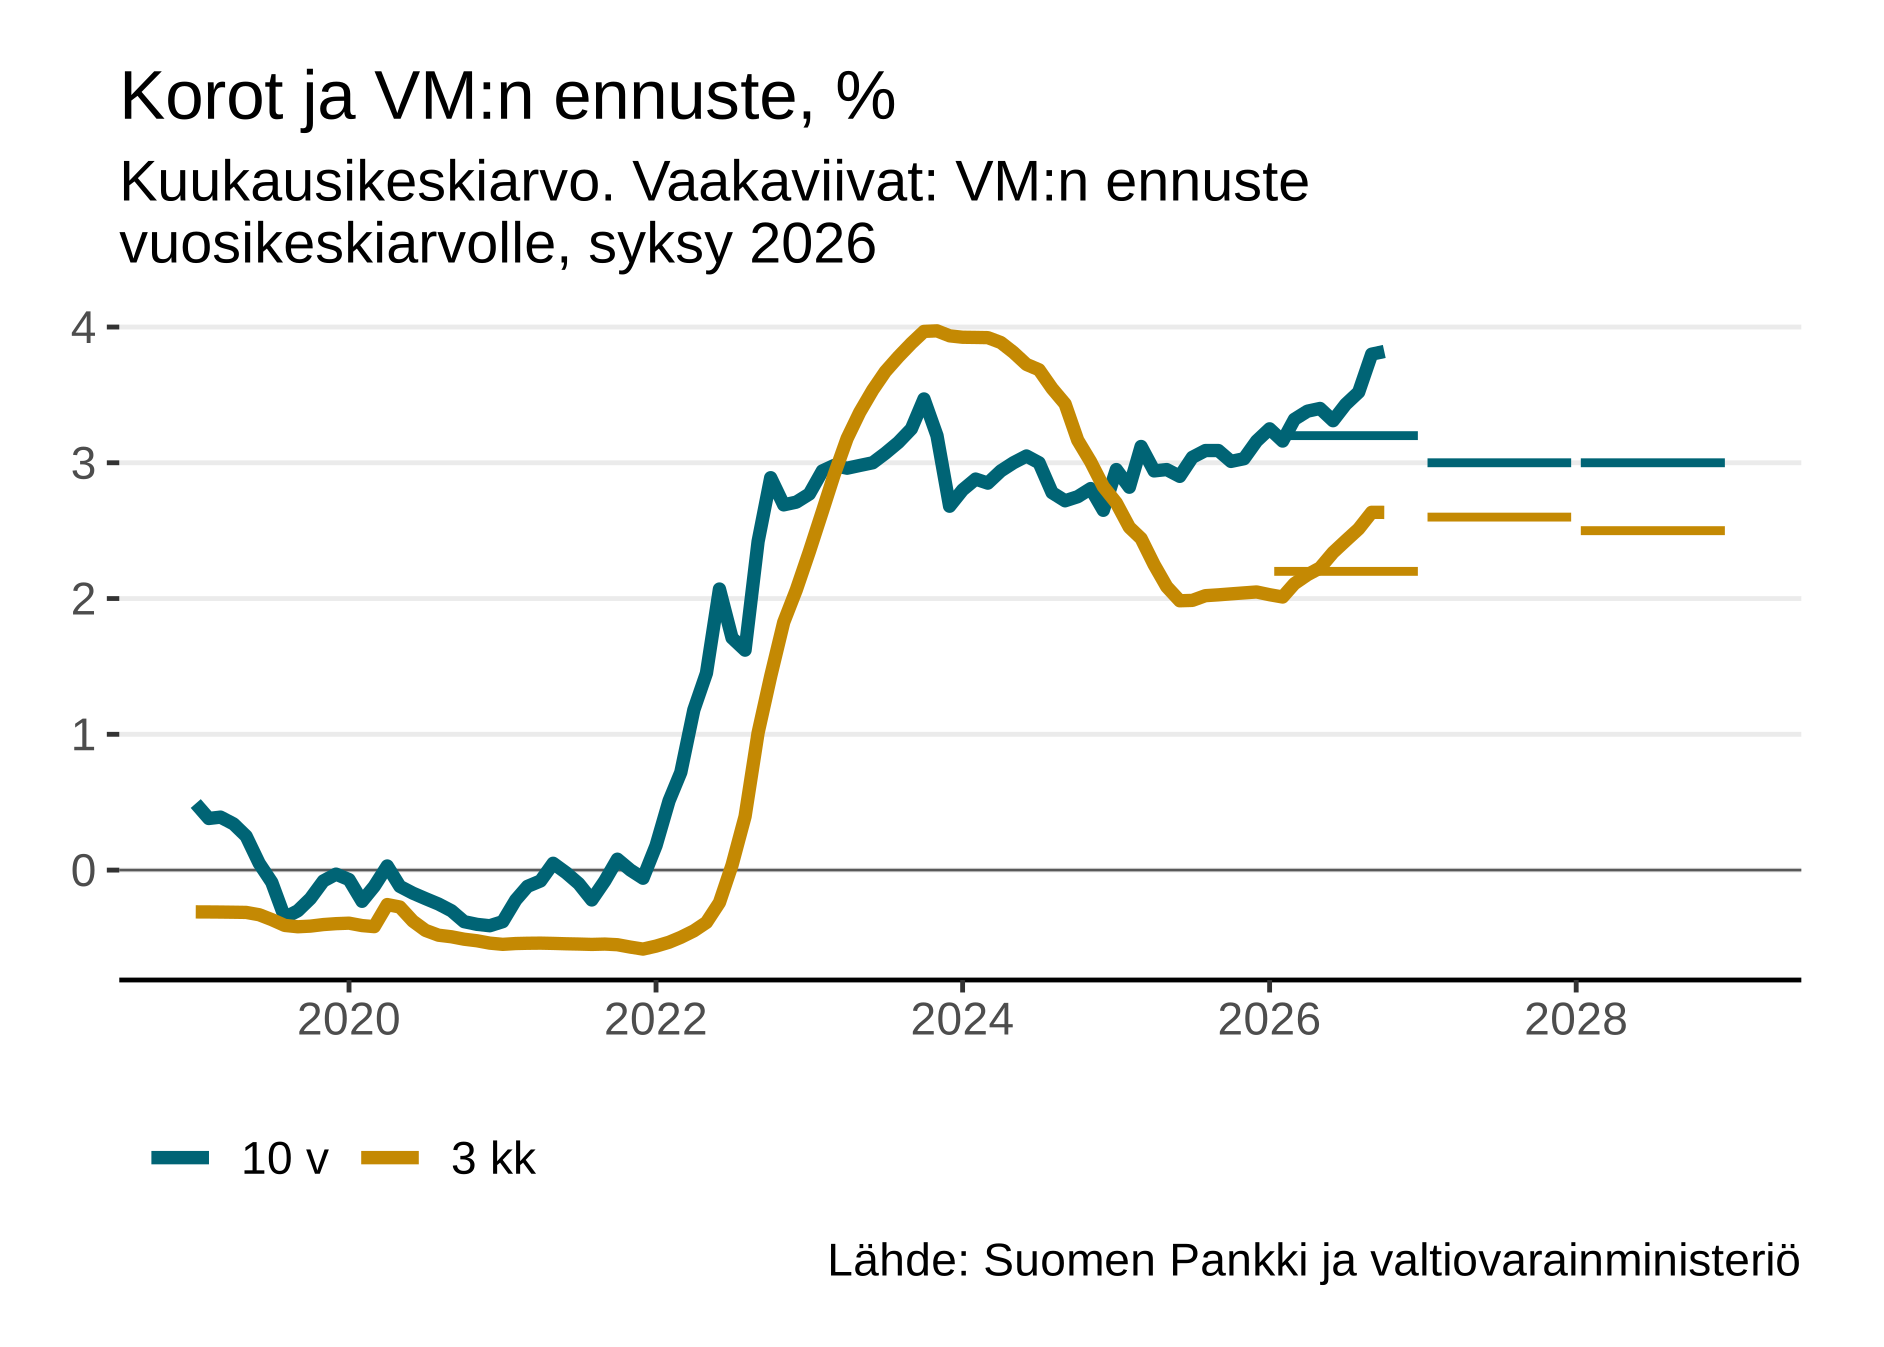

Source code (R):
# Suomen valtion 10 vuoden viitelainan korko ja 3 kuukauden euribor seka
# VM:n ennuste samoille koroille, esityskoossa.
#
# Toteutuneet korot ovat Suomen Pankin kuukausikeskiarvoja. Euribor tulee
# sivuston kerryttamasta paivasarjasta (site/data/euribor.csv), viitelainan
# korko raporttipalvelusta skriptilla esitys/kuviot/hae-viitelaina10v.js.
#
# Ennuste on Taloudellisen katsauksen (syksy 2026, VM 2026:35) taulukosta 5
# Taustaoletukset (s. 28). Luvut ovat vuosikeskiarvoja, joten ne piirretaan
# vaakaviivana kunkin ennustevuoden kohdalle. Paivita luvut kun uusi katsaus
# ilmestyy.
#
# Ulkoasu kuten visu_chart_png():lla: ggcustomin VM-teema, tekstit 1.15-
# kertaisina ja viivan paksuus VM-maarittelyn 1.5.
#
# Ajo: Rscript esitys/kuviot/korot-10v-3kk-ennuste.R [tiedosto.png]

library(visu)
library(dplyr)

args <- commandArgs(trailingOnly = TRUE)
tiedosto <- if (length(args)) args[[1]] else
  "esitys/kuviot/korot-10v-3kk-ennuste.png"

alku <- as.Date("2019-01-01")

viitelaina <- read.csv("esitys/kuviot/viitelaina10v.csv") |>
  transmute(time = as.Date(time), sarja = "10 v", values)

# Paivahavainnoista kuukausikeskiarvot kuten viitelainalla. Kesken oleva
# kuukausi jaa pois, koska viitelainan sarja paattyy viimeiseen taysiin kuuhun.
euribor <- read.csv("site/data/euribor.csv") |>
  filter(sarja == "euribor3kk") |>
  mutate(time = as.Date(format(as.Date(time), "%Y-%m-01"))) |>
  filter(time <= max(viitelaina$time)) |>
  group_by(time) |>
  summarise(values = mean(values), .groups = "drop") |>
  mutate(sarja = "3 kk")

sarjat <- c("10 v", "3 kk")
d <- bind_rows(viitelaina, euribor) |>
  filter(time >= alku) |>
  mutate(sarja = factor(sarja, levels = sarjat))

# Taloudellinen katsaus, syksy 2026, taulukko 5 (s. 28), ennustevuodet.
ennuste <- data.frame(
  vuosi = rep(2026:2028, times = 2),
  sarja = factor(rep(sarjat, each = 3), levels = sarjat),
  values = c(3.2, 3.0, 3.0,
             2.2, 2.6, 2.5)
) |>
  # Pieni rako vuosien valiin, jotta perakkaiset vuodet erottuvat.
  mutate(alku = as.Date(paste0(vuosi, "-01-12")),
         loppu = as.Date(paste0(vuosi, "-12-20")))

p <- visu_plot(d, colour = "sarja",
               title = "Korot ja VM:n ennuste, %",
               subtitle = "Kuukausikeskiarvo. Vaakaviivat: VM:n ennuste vuosikeskiarvolle, syksy 2026",
               caption = "Lähde: Suomen Pankki ja valtiovarainministeriö",
               lang = "fi")

# Samat mitat ja tyyli kuin visu_chart_png():n oletuksilla.
leveys <- 6.28
korkeus <- 4.49
p <- visu_restyle(p, legend = "auto", scale = 1.15, width = leveys,
                  linewidth = 1.5, height = korkeus) +
  # Ennuste lisataan restylen jalkeen, jotta se pysyy toteumaa ohuempana.
  # Vari tulee samasta asteikosta kuin sarjalla eika selitteeseen tule
  # omaa rivia.
  ggplot2::geom_segment(
    data = ennuste,
    ggplot2::aes(x = alku, xend = loppu, y = values, yend = values,
                 colour = sarja),
    linewidth = 1, lineend = "butt", inherit.aes = FALSE, show.legend = FALSE
  )
ggplot2::ggsave(tiedosto, p, width = leveys, height = korkeus, dpi = 300, bg = "white")
cat("Tallennettu:", tiedosto, "\n")
